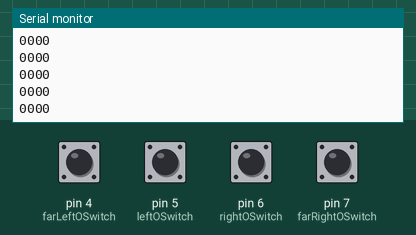
This sketch was run on a simulated Arduino Uno, built with avr-gcc and run on an emulated ATmega328P. Shown: the last lines printed to the serial monitor. Inputs (shaded band) come from the test bench; at power-on: pin 4 (farLeftOSwitch), pin 5 (leftOSwitch), pin 6 (rightOSwitch), pin 7 (farRightOSwitch) LOW.

Above: at 1.2 s.
1.3 s: pin 4 (farLeftOSwitch) pulled HIGH for 0.15 s
At 1.31 s:
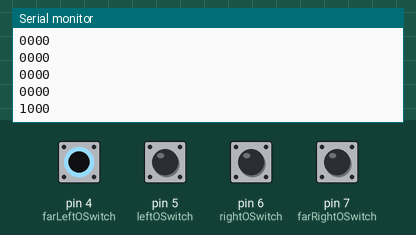
2.9 s: pin 5 (leftOSwitch) pulled HIGH for 0.15 s
At 2.92 s:
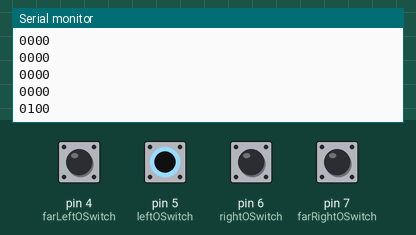
4.5 s: pin 6 (rightOSwitch) pulled HIGH for 0.15 s
At 4.52 s:
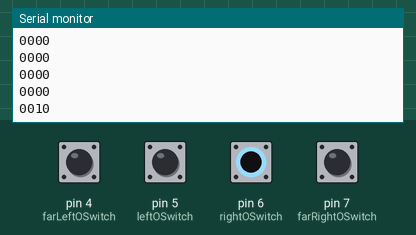
6.1 s: pin 7 (farRightOSwitch) pulled HIGH for 0.15 s
At 6.13 s:
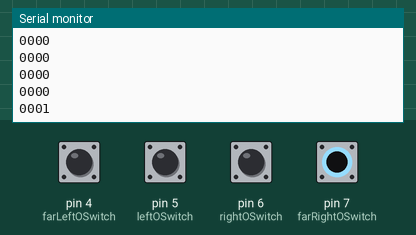
Timing chart, 0 to 8.7 s (numbered marks = the images above; inputs shaded):
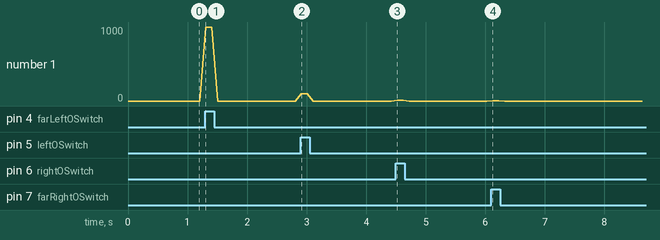

The sketch:

optoswitch_test.ino.ino
```cpp
// basic line following program

#include <Wire.h>
#include <Adafruit_MotorShield.h>
#include "utility/Adafruit_MS_PWMServoDriver.h"

// create objects and specify pins
// motors
Adafruit_MotorShield AFMS = Adafruit_MotorShield();
Adafruit_DCMotor *rightMotor = AFMS.getMotor(1); // pin M1
Adafruit_DCMotor *leftMotor = AFMS.getMotor(2); //pin M2

// optoswitch pins for line following
#define farLeftOSwitch 4
#define leftOSwitch 5
#define rightOSwitch 6
#define farRightOSwitch 7
#define USonic 10

// variables
int motorSpeed1 = 150; // speed ranges from 0 to 255
int motorSpeed2 = -150;
//std::string sensorReading = "1001"; // string holding 4 optoswitch sensor readings
//std::string distanceReading = "0"; //Inital distance reading provided there's no obstacle at the start

void setup() {
  // put your setup code here, to run once:
  AFMS.begin();
  Serial.begin(9600);
}

void loop() {
  // put your main code here, to run repeatedly:
  //Serial.print(OSwitchReadings());
  Serial.println(OSwitchReadings());
  delay(100);
}

String OSwitchReadings() {
    bool V1 = digitalRead(farLeftOSwitch); // 1=black, 0=white
    bool V2 = digitalRead(leftOSwitch);
    bool V3 = digitalRead(rightOSwitch);
    bool V4 = digitalRead(farRightOSwitch);

    // convert 4 booleans to a string
    String newSensorReading = String(V1) + String(V2) + String(V3) + String(V4);
    return newSensorReading;
} 
```

Measured:
- after the input at 1.3 s, the serial monitor: prints a new line at once (image 1)
- after the input at 2.9 s, the serial monitor: prints a new line at once (image 2)
- after the input at 4.5 s, the serial monitor: prints a new line at once (image 3)
- after the input at 6.1 s, the serial monitor: prints a new line at once (image 4)
